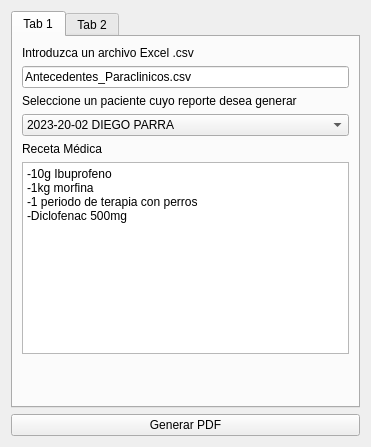
<?xml version="1.0" encoding="UTF-8"?>
<ui version="4.0">
 <class>Form</class>
 <widget class="QWidget" name="Form">
  <property name="geometry">
   <rect>
    <x>0</x>
    <y>0</y>
    <width>371</width>
    <height>447</height>
   </rect>
  </property>
  <property name="windowTitle">
   <string>Form</string>
  </property>
  <layout class="QVBoxLayout" name="verticalLayout">
   <item>
    <widget class="QTabWidget" name="tabWidget">
     <property name="currentIndex">
      <number>0</number>
     </property>
     <widget class="QWidget" name="tab">
      <attribute name="title">
       <string>Tab 1</string>
      </attribute>
      <layout class="QVBoxLayout" name="verticalLayout_2">
       <item>
        <widget class="QLabel" name="label">
         <property name="text">
          <string>Introduzca un archivo Excel .csv</string>
         </property>
        </widget>
       </item>
       <item>
        <widget class="QLineEdit" name="lineEdit">
         <property name="text">
          <string>Antecedentes_Paraclinicos.csv</string>
         </property>
        </widget>
       </item>
       <item>
        <widget class="QLabel" name="label_2">
         <property name="text">
          <string>Seleccione un paciente cuyo reporte desea generar</string>
         </property>
        </widget>
       </item>
       <item>
        <widget class="QComboBox" name="comboBox">
         <item>
          <property name="text">
           <string>2023-20-02 DIEGO PARRA</string>
          </property>
         </item>
         <item>
          <property name="text">
           <string>2023-17-02 ANGEL VILLEGAS</string>
          </property>
         </item>
         <item>
          <property name="text">
           <string>2023-12-02 MIRIAM PULIDO</string>
          </property>
         </item>
        </widget>
       </item>
       <item>
        <widget class="QLabel" name="label_3">
         <property name="text">
          <string>Receta Médica</string>
         </property>
        </widget>
       </item>
       <item>
        <widget class="QTextEdit" name="textEdit">
         <property name="html">
          <string>&lt;!DOCTYPE HTML PUBLIC &quot;-//W3C//DTD HTML 4.0//EN&quot; &quot;http://www.w3.org/TR/REC-html40/strict.dtd&quot;&gt;
&lt;html&gt;&lt;head&gt;&lt;meta name=&quot;qrichtext&quot; content=&quot;1&quot; /&gt;&lt;meta charset=&quot;utf-8&quot; /&gt;&lt;style type=&quot;text/css&quot;&gt;
p, li { white-space: pre-wrap; }
hr { height: 1px; border-width: 0; }
&lt;/style&gt;&lt;/head&gt;&lt;body style=&quot; font-family:'Segoe UI'; font-size:9pt; font-weight:400; font-style:normal;&quot;&gt;
&lt;p style=&quot; margin-top:0px; margin-bottom:0px; margin-left:0px; margin-right:0px; -qt-block-indent:0; text-indent:0px;&quot;&gt;-10g Ibuprofeno&lt;/p&gt;
&lt;p style=&quot; margin-top:0px; margin-bottom:0px; margin-left:0px; margin-right:0px; -qt-block-indent:0; text-indent:0px;&quot;&gt;-1kg morfina&lt;/p&gt;
&lt;p style=&quot; margin-top:0px; margin-bottom:0px; margin-left:0px; margin-right:0px; -qt-block-indent:0; text-indent:0px;&quot;&gt;-1 periodo de terapia con perros&lt;/p&gt;
&lt;p style=&quot; margin-top:0px; margin-bottom:0px; margin-left:0px; margin-right:0px; -qt-block-indent:0; text-indent:0px;&quot;&gt;-Diclofenac 500mg&lt;/p&gt;&lt;/body&gt;&lt;/html&gt;</string>
         </property>
        </widget>
       </item>
       <item>
        <spacer name="verticalSpacer">
         <property name="orientation">
          <enum>Qt::Vertical</enum>
         </property>
         <property name="sizeHint" stdset="0">
          <size>
           <width>20</width>
           <height>40</height>
          </size>
         </property>
        </spacer>
       </item>
      </layout>
     </widget>
     <widget class="QWidget" name="tab_2">
      <attribute name="title">
       <string>Tab 2</string>
      </attribute>
      <layout class="QVBoxLayout" name="verticalLayout_3"/>
     </widget>
    </widget>
   </item>
   <item>
    <widget class="QPushButton" name="pushButton">
     <property name="text">
      <string>Generar PDF</string>
     </property>
    </widget>
   </item>
  </layout>
 </widget>
 <resources/>
 <connections/>
</ui>
